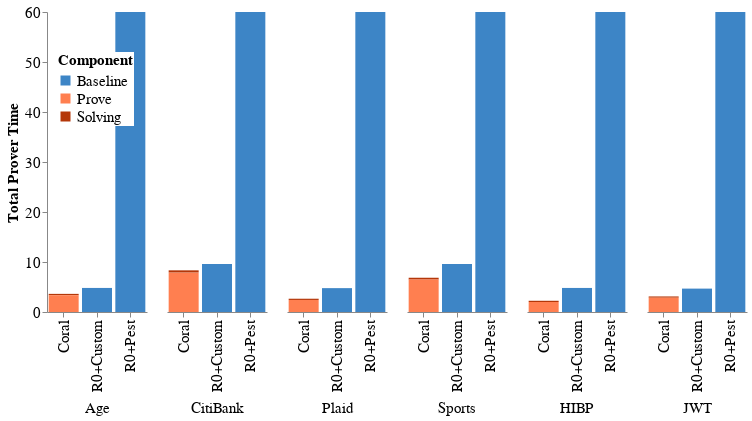

The notebook cell this image was saved under:
### Code cell
c1

### Figure 1 — Vega-Lite specification as saved in the notebook (floating-point values rounded to 4 significant figures)
{"config": {"view": {"continuousWidth": 300, "continuousHeight": 300, "strokeOpacity": 0}, "axis": {"labelFontSize": 15, "titleFontSize": 15}, "legend": {"fillColor": "white", "labelFontSize": 15, "legendX": 10, "legendY": 40, "orient": "none", "padding": 1, "titleFontSize": 15}}, "data": {"name": "data-232a9281aaa4f4bdbb23dc7f7527985d"}, "mark": {"type": "bar", "clip": true}, "encoding": {"color": {"field": "Component", "scale": {"range": ["#3d85c6", "#FF7F50", "#b43709", "#d74814"]}, "type": "nominal"}, "column": {"field": "Name", "header": {"labelFontSize": 15, "labelOrient": "bottom", "titleOrient": "bottom"}, "sort": ["sadf"], "title": null, "type": "nominal"}, "order": {"field": "val", "sort": "descending", "type": "quantitative"}, "x": {"field": "Setup", "title": null, "type": "nominal"}, "y": {"aggregate": "sum", "axis": {"grid": false, "title": "Total Prover Time"}, "field": "val", "scale": {"domain": [0, 60]}, "type": "quantitative"}}, "height": 300, "width": 100, "$schema": "https://vega.github.io/schema/vega-lite/v5.20.1.json", "datasets": {"data-232a9281aaa4f4bdbb23dc7f7527985d": [{"val": 0.2686, "Name": "Age", "Component": "Solving", "Setup": "Coral"}, {"val": 604.9, "Name": "Age", "Component": "Baseline", "Setup": "R0+Pest"}, {"val": 3.357, "Name": "Age", "Component": "Prove", "Setup": "Coral"}, {"val": 4.813, "Name": "Age", "Component": "Baseline", "Setup": "R0+Custom"}, {"val": 1375.0, "Name": "CitiBank", "Component": "Baseline", "Setup": "R0+Pest"}, {"val": 9.602, "Name": "CitiBank", "Component": "Baseline", "Setup": "R0+Custom"}, {"val": 7.915, "Name": "CitiBank", "Component": "Prove", "Setup": "Coral"}, {"val": 0.4178, "Name": "CitiBank", "Component": "Solving", "Setup": "Coral"}, {"val": 0.2471, "Name": "Plaid", "Component": "Solving", "Setup": "Coral"}, {"val": 491.5, "Name": "Plaid", "Component": "Baseline", "Setup": "R0+Pest"}, {"val": 2.408, "Name": "Plaid", "Component": "Prove", "Setup": "Coral"}, {"val": 4.774, "Name": "Plaid", "Component": "Baseline", "Setup": "R0+Custom"}, {"val": 0.3645, "Name": "Sports", "Component": "Solving", "Setup": "Coral"}, {"val": 6.487, "Name": "Sports", "Component": "Prove", "Setup": "Coral"}, {"val": 1218.0, "Name": "Sports", "Component": "Baseline", "Setup": "R0+Pest"}, {"val": 9.591, "Name": "Sports", "Component": "Baseline", "Setup": "R0+Custom"}, {"val": 2.001, "Name": "HIBP", "Component": "Prove", "Setup": "Coral"}, {"val": 0.2442, "Name": "HIBP", "Component": "Solving", "Setup": "Coral"}, {"val": 4.811, "Name": "HIBP", "Component": "Baseline", "Setup": "R0+Custom"}, {"val": 454.4, "Name": "HIBP", "Component": "Baseline", "Setup": "R0+Pest"}, {"val": 0.2534, "Name": "JWT", "Component": "Solving", "Setup": "Coral"}, {"val": 2.857, "Name": "JWT", "Component": "Prove", "Setup": "Coral"}, {"val": 548.4, "Name": "JWT", "Component": "Baseline", "Setup": "R0+Pest"}, {"val": 4.679, "Name": "JWT", "Component": "Baseline", "Setup": "R0+Custom"}]}}
